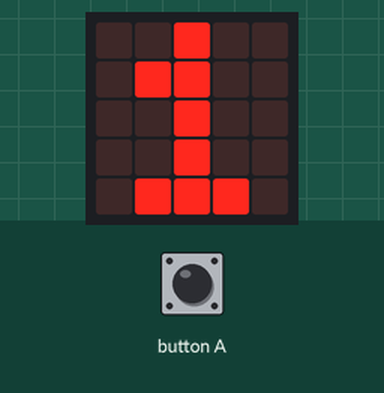
A program run on a simulated BBC micro:bit running MicroPython. On the bench: the board's 5×5 LED display. The inputs (shaded band) are chosen by the test bench.

Above: at 1.2 s.
1.3 s: button A pressed for 0.15 s
At 1.37 s:
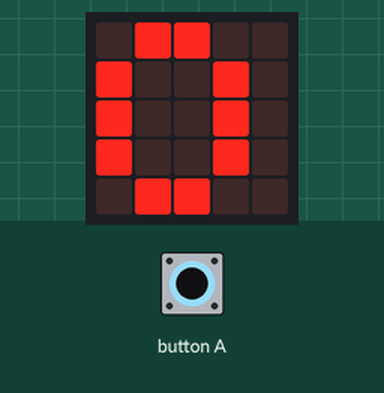
Timing chart, 0 to 4.3 s (numbered marks = the images above; inputs shaded):
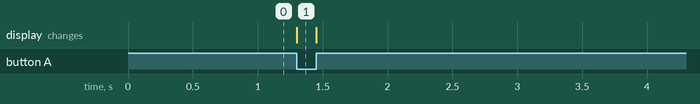

The program:

_____.py
```python
"""
Author：Ethan
Date:2021/07/13
VCC 3.3V，GND 接地，DO 接 pin n

读取获得的值，如果前面的传感器水平，显示 1，如果前面的传感器倾斜，显示 0
"""

from microbit import *

while True:
    img = pin5.read_digital()
    display.show(str(img))
```

Measured:
- after the input at 1.3 s, the display: changes at once (image 1)
